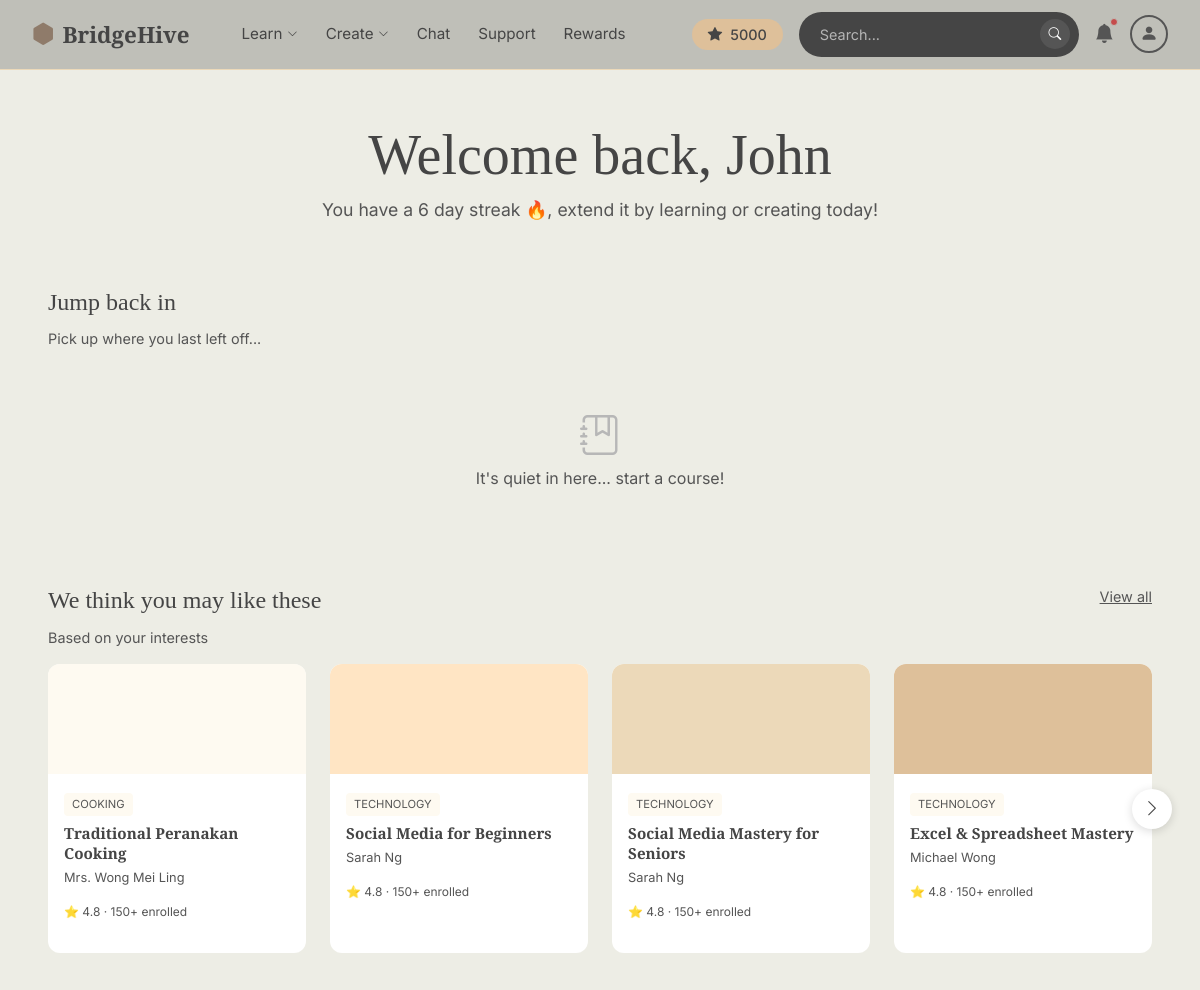
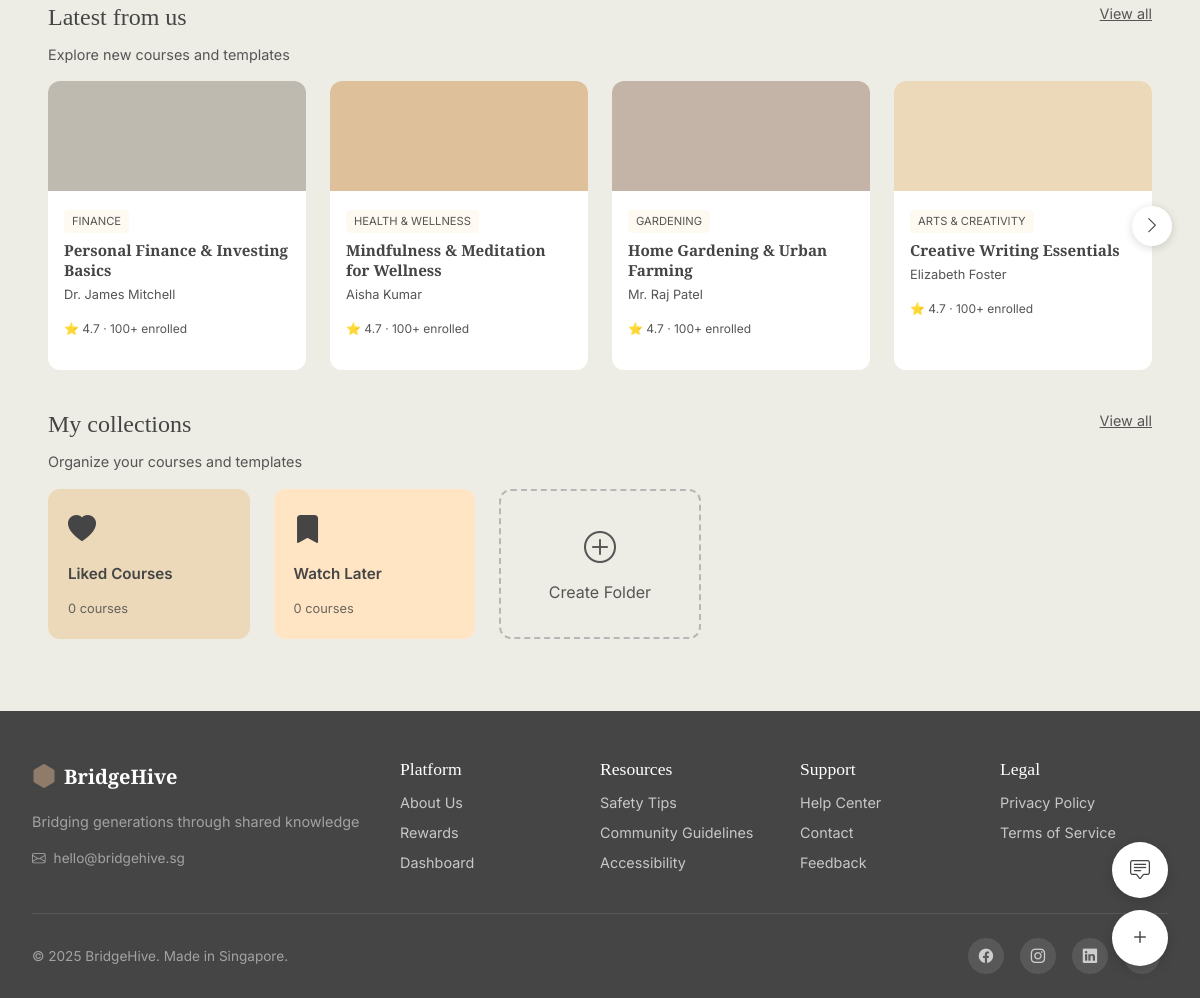
The app's page /student/home with its own data (2 pictures, top to bottom).
### app.py (models this page shows)
class User(db.Model):
    __tablename__ = 'users'
    id = db.Column(db.Integer, primary_key=True)
    username = db.Column(db.String(100), nullable=False)
    email = db.Column(db.String(100), unique=True, nullable=False)  # Must be unique
    password = db.Column(db.String(100), nullable=False)
    user_type = db.Column(db.String(10), nullable=False)  # 'youth' or 'elder'
    date_joined = db.Column(db.DateTime, default=datetime.utcnow)
    streak_days = db.Column(db.Integer, default=0)  # For gamification on homepage
    hive_points = db.Column(db.Integer, default=5000)  # Points for navbar display and rewards shop
    is_new_user = db.Column(db.Boolean, default=True)  # Shows different welcome message
    profile_pic = db.Column(db.String(200), default='DefaultPFP.png')  # Profile picture filename
    role = db.Column(db.String(50))        # learner, mentor, or both
    age_group = db.Column(db.String(20))   # Age range selected
    tech_comfort = db.Column(db.String(20))  # How comfortable with tech
    learning_interests = db.Column(db.Text)   # Comma-separated interests
    teaching_interests = db.Column(db.Text)   # What they can teach
    settings = db.relationship('UserSettings', backref='user', uselist=False, cascade='all,delete-orphan')
    inventory = db.relationship('UserItem', backref='user', cascade='all,delete-orphan')

class Course(db.Model):
    __tablename__ = 'courses'
    id = db.Column(db.Integer, primary_key=True)
    title = db.Column(db.String(200), nullable=False)
    description = db.Column(db.Text)
    instructor_name = db.Column(db.String(100))
    category = db.Column(db.String(50))  # Used for recommendations matching
    color = db.Column(db.String(7), default='#FEFAF1')  # Card background color
    library_id = db.Column(db.Integer)  # Maps to course ID in courses library (port 8080)
    image_url = db.Column(db.String(500))  # Course image URL from courses library
    date_created = db.Column(db.DateTime, default=datetime.utcnow)

class Folder(db.Model):
    __tablename__ = 'folders'
    id = db.Column(db.Integer, primary_key=True)
    user_id = db.Column(db.Integer, db.ForeignKey('users.id'), nullable=False)  # Who owns it
    folder_name = db.Column(db.String(100), nullable=False)
    description = db.Column(db.Text)
    folder_type = db.Column(db.String(20), default='custom')  # 'preset' for default folders
    icon = db.Column(db.String(50), default='folder')  # Bootstrap icon name
    color = db.Column(db.String(7), default='#ECD9B9')  # Hex color for card
    is_deletable = db.Column(db.Boolean, default=True)  # Preset folders can't be deleted
    date_created = db.Column(db.DateTime, default=datetime.utcnow)
    date_modified = db.Column(db.DateTime, default=datetime.utcnow, onupdate=datetime.utcnow)

### app.py (the view, shortened to what this page needs)
@app.route('/student/home')
def student_homepage():
    user_id = session.get('user_id', 1)
    user = User.query.get(user_id)
    if not user:
        user = User.query.first()
    folders = Folder.query.filter_by(user_id=user.id if user else 1).all()
    folder_course_counts = {}
    for folder in folders:
        count = FolderCourse.query.filter_by(folder_id=folder.id).count()
        folder_course_counts[folder.id] = count
    courses_in_progress = []
    in_progress_ids = []  # Keep track to exclude from other sections
    if user:
        progress_records = UserProgress.query.filter_by(user_id=user.id).order_by(UserProgress.last_accessed.desc()).all()
    recommended_courses = []
    if user and user.learning_interests:
        interests = [i.strip() for i in user.learning_interests.split(',')]
        for interest in interests:
            matching = Course.query.filter(Course.category.ilike(f'%{interest}%')).all()
            for course in matching:
                if course.id not in in_progress_ids and course not in recommended_courses:
                    recommended_courses.append(course)
    if not recommended_courses:
        recommended_courses = Course.query.filter(~Course.id.in_(in_progress_ids)).all() if in_progress_ids else Course.query.all()
    if in_progress_ids:
        all_courses = Course.query.filter(~Course.id.in_(in_progress_ids)).order_by(Course.date_created.desc()).all()
    else:
        all_courses = Course.query.order_by(Course.date_created.desc()).all()
    return render_template('homepage.html',
                         user=user,
                         folders=folders,
                         folder_course_counts=folder_course_counts,
                         courses_in_progress=courses_in_progress,
                         recommended_courses=recommended_courses,
                         all_courses=all_courses)

### templates/homepage.html (shortened to what this page needs)
{% extends "base.html" %}
{% block navbar %}
{% include 'includes/navbar_new.html' %}
{% endblock %}
{% block content %}
<div class="main-content">
    <section class="welcome-section">
        {% if user and user.is_new_user %}
        <h1 class="welcome-title">Welcome, {{ user.username }}</h1>
        <p class="welcome-streak">Start your learning journey today! 🌟</p>
        {% else %}
        <h1 class="welcome-title">Welcome back, {{ user.username if user else 'Guest' }}</h1>
        <p class="welcome-streak">You have a {{ user.streak_days if user else 0 }} day streak 🔥, extend it by learning or creating today!</p>
        {% endif %}
    </section>
    <section class="course-section">
        <div class="section-header">
            <h2 class="section-title">{{ t('home.jump_back') }}</h2>
        </div>
        <p class="section-subtitle">{{ t('home.pick_up') }}</p>
        {% if courses_in_progress|length > 0 %}
        <div class="course-carousel-container" id="progressCarousel">
            <button class="carousel-nav prev hidden" onclick="scrollCarousel('progressCarousel', -1)">
                <i class="bi bi-chevron-left"></i>
            </button>
            <div class="course-carousel-wrapper">
                <div class="course-carousel" data-page="0">
                    {% for item in courses_in_progress %}
                    <div class="course-card course-item" data-index="{{ loop.index0 }}" {% if loop.index0 >= 4 %}style="display: none;"{% endif %} onclick="openCoursePopup({{ item.course.id }}, '{{ item.course.title | e }}', '{{ item.course.instructor_name | e }}', '{{ item.course.category }}', '{{ item.course.color }}', '{{ item.course.description | default('') | e }}', {{ item.course.library_id or 'null' }})">
                        <div class="course-img" style="{% if item.course.image_url %}background-image: url('{{ item.course.image_url }}');{% endif %} background-color: {{ item.course.color }};"></div>
                        <div class="course-body">
                            <span class="course-category">{{ item.course.category }}</span>
                            <h3 class="course-title">{{ item.course.title }}</h3>
                            <p class="course-instructor">{{ item.course.instructor_name }}</p>
                            <div class="progress-bar-bg">
                                <div class="progress-fill" style="width: {{ item.progress }}%;"></div>
                            </div>
                            <p class="course-meta">{{ item.progress }}% complete</p>
                        </div>
                    </div>
                    {% endfor %}
                </div>
            </div>
            <button class="carousel-nav next {% if courses_in_progress|length <= 4 %}hidden{% endif %}" onclick="scrollCarousel('progressCarousel', 1)">
                <i class="bi bi-chevron-right"></i>
            </button>
        </div>
        {% else %}
        <div class="empty-state">
            <i class="bi bi-journal-bookmark"></i>
            <p>It's quiet in here... start a course!</p>
        </div>
        {% endif %}
    </section>
    <section class="course-section">
        <div class="section-header">
            <h2 class="section-title">{{ t('home.think_like') }}</h2>
            <a href="{{ url_for('recommended_courses_page') }}" class="view-all">{{ t('home.view_all') }}</a>
        </div>
        <p class="section-subtitle">{{ t('home.based_interests') }}</p>
        <div class="course-carousel-container" id="recommendedCarousel">
            <div class="course-carousel-wrapper">
                <div class="course-carousel" data-page="0">
                    {% for course in recommended_courses %}
                    <div class="course-card course-item" data-index="{{ loop.index0 }}" {% if loop.index0 >= 4 %}style="display: none;"{% endif %} onclick="openCoursePopup({{ course.id }}, '{{ course.title | e }}', '{{ course.instructor_name | e }}', '{{ course.category }}', '{{ course.color }}', '{{ course.description | default('') | e }}', {{ course.library_id or 'null' }})">
                        <div class="course-img" style="{% if course.image_url %}background-image: url('{{ course.image_url }}');{% endif %} background-color: {{ course.color }};"></div>
                        <div class="course-body">
                            <span class="course-category">{{ course.category }}</span>
                            <h3 class="course-title">{{ course.title }}</h3>
                            <p class="course-instructor">{{ course.instructor_name }}</p>
                            <p class="course-meta">⭐ 4.8 · 150+ enrolled</p>
                        </div>
                    </div>
                    {% endfor %}
                </div>
            </div>
            <button class="carousel-nav next {% if recommended_courses|length <= 4 %}hidden{% endif %}" onclick="scrollCarousel('recommendedCarousel', 1)">
                <i class="bi bi-chevron-right"></i>
            </button>
        </div>
    </section>
    <section class="course-section">
        <div class="section-header">
            <h2 class="section-title">{{ t('home.latest') }}</h2>
            <a href="/lib/library" class="view-all">{{ t('home.view_all') }}</a>
        </div>
        <p class="section-subtitle">{{ t('home.explore_new') }}</p>
        <div class="course-carousel-container" id="latestCarousel">
            <div class="course-carousel-wrapper">
                <div class="course-carousel" data-page="0">
                    {% for course in all_courses %}
                    <div class="course-card course-item" data-index="{{ loop.index0 }}" {% if loop.index0 >= 4 %}style="display: none;"{% endif %} onclick="openCoursePopup({{ course.id }}, '{{ course.title | e }}', '{{ course.instructor_name | e }}', '{{ course.category }}', '{{ course.color }}', '{{ course.description | default('') | e }}', {{ course.library_id or 'null' }})">
                        <div class="course-img" style="{% if course.image_url %}background-image: url('{{ course.image_url }}');{% endif %} background-color: {{ course.color }};"></div>
                        <div class="course-body">
                            <span class="course-category">{{ course.category }}</span>
                            <h3 class="course-title">{{ course.title }}</h3>
                            <p class="course-instructor">{{ course.instructor_name }}</p>
                            <p class="course-meta">⭐ 4.7 · 100+ enrolled</p>
                        </div>
                    </div>
                    {% endfor %}
                </div>
            </div>
            <button class="carousel-nav next {% if all_courses|length <= 4 %}hidden{% endif %}" onclick="scrollCarousel('latestCarousel', 1)">
                <i class="bi bi-chevron-right"></i>
            </button>
        </div>
    </section>
    <section class="course-section">
        <div class="section-header">
            <h2 class="section-title">{{ t('home.my_collections') }}</h2>
            <a href="{{ url_for('folder_list') }}" class="view-all">{{ t('home.view_all') }}</a>
        </div>
        <p class="section-subtitle">{{ t('home.organize') }}</p>
        <div class="folder-grid">
            {% for folder in folders %}
            <a href="{{ url_for('folder_view', folder_id=folder.id) }}" class="folder-card" style="background-color: {{ folder.color }}; {% if folder.color in ['#8F7B6A', '#C4B4A7'] %}color: white;{% else %}color: #454545;{% endif %}">
                <div class="folder-icon">
                    {% if folder.icon == 'heart' %}<i class="bi bi-heart-fill"></i>
                    {% elif folder.icon == 'bookmark' %}<i class="bi bi-bookmark-fill"></i>
                    {% elif folder.icon == 'star' %}<i class="bi bi-star-fill"></i>
                    {% else %}<i class="bi bi-folder-fill"></i>{% endif %}
                </div>
                <div class="folder-name">{{ folder.folder_name }}</div>
                <div class="folder-count">{{ folder_course_counts.get(folder.id, 0) }} course{% if folder_course_counts.get(folder.id, 0) != 1 %}s{% endif %}</div>
            </a>
            {% endfor %}
            <a href="{{ url_for('folder_create') }}" class="folder-card add-folder-card">
                <i class="bi bi-plus-circle"></i>
                <span>Create Folder</span>
            </a>
        </div>
    </section>
</div>
<div class="fab-container">
    <a href="{{ url_for('student_chatbot') }}" class="fab fab-chat">
        <i class="bi bi-chat-square-text"></i>
    </a>
    <div style="position: relative;">
        <button class="fab fab-add" id="fabAdd" onclick="toggleFabMenu()">
            <i class="bi bi-plus"></i>
        </button>
    </div>
</div>
{% endblock %}

### templates/includes/navbar_new.html (shortened to what this page needs)
<nav class="navbar-new">
    <a href="{{ url_for('both_homepage') }}" class="navbar-new-brand">
        <i class="bi bi-hexagon-fill" style="color: var(--brown);"></i>
        <span>BridgeHive</span>
    </a>
    <div class="navbar-new-links">
        <div class="navbar-new-dropdown">
            <span class="navbar-new-link">{{ t('nav.learn') }} <i class="bi bi-chevron-down" style="font-size: 0.65rem;"></i></span>
        </div>
        <div class="navbar-new-dropdown">
            <span class="navbar-new-link">{{ t('nav.create') }} <i class="bi bi-chevron-down" style="font-size: 0.65rem;"></i></span>
        </div>
        <a href="/socialhub/" class="navbar-new-link">{{ t('nav.chat') }}</a>
        <a href="{{ url_for('support') }}" class="navbar-new-link">{{ t('nav.support') }}</a>
        <a href="{{ url_for('rewards') }}" class="navbar-new-link">{{ t('nav.rewards') }}</a>
    </div>
    <div class="navbar-new-right">
        <div class="navbar-new-points">
            <i class="bi bi-star-fill"></i> {{ (user.hive_points if user else navbar_user.hive_points if navbar_user else 0)|default(0) }}
        </div>
        <div class="navbar-new-searchbar">
            <input type="text" placeholder="{{ t('common.search') }}..." readonly>
            <button type="button"><i class="bi bi-search"></i></button>
        </div>
        <a href="{{ url_for('notifications') }}" class="navbar-new-bell" style="text-decoration:none;">
            <i class="bi bi-bell-fill"></i>
            <span class="navbar-new-bell-dot"></span>
        </a>
        <div class="navbar-new-profile-wrap">
            <div class="navbar-new-profile-circle">
                <i class="bi bi-person-fill"></i>
            </div>
        </div>
    </div>
</nav>

### records on screen
User: hive_points "5000", username "John", streak_days "6"
Course: category "COOKING", title "Traditional Peranakan Cooking", instructor_name "Mrs. Wong Mei Ling"
Course: category "TECHNOLOGY", title "Social Media for Beginners", instructor_name "Sarah Ng"
Course: category "TECHNOLOGY", title "Social Media Mastery for Seniors", instructor_name "Sarah Ng"
Course: category "TECHNOLOGY", title "Excel & Spreadsheet Mastery", instructor_name "Michael Wong"
Course: category "FINANCE", title "Personal Finance & Investing Basics", instructor_name "Dr. James Mitchell"
Course: category "HEALTH & WELLNESS", title "Mindfulness & Meditation for Wellness", instructor_name "Aisha Kumar"
Course: category "GARDENING", title "Home Gardening & Urban Farming", instructor_name "Mr. Raj Patel"
Course: category "ARTS & CREATIVITY", title "Creative Writing Essentials", instructor_name "Elizabeth Foster"
Folder: icon "heart" (drawn), folder_name "Liked Courses", get "0"
Folder: icon "bookmark" (drawn), folder_name "Watch Later", get "0", shows "s"

### other values on screen
{{ t('nav.learn') }} "Learn"
{{ t('nav.create') }} "Create"
{{ t('nav.chat') }} "Chat"
{{ t('nav.support') }} "Support"
{{ t('nav.rewards') }} "Rewards"
{{ t('home.jump_back') }} "Jump back in"
{{ t('home.pick_up') }} "Pick up where you last left off..."
{{ t('home.think_like') }} "We think you may like these"
{{ t('home.view_all') }} "View all"
{{ t('home.based_interests') }} "Based on your interests"
{{ t('home.latest') }} "Latest from us"
{{ t('home.explore_new') }} "Explore new courses and templates"
{{ t('home.my_collections') }} "My collections"
{{ t('home.organize') }} "Organize your courses and templates"
{{ t('footer.tagline') }} "Bridging generations through shared knowledge"
